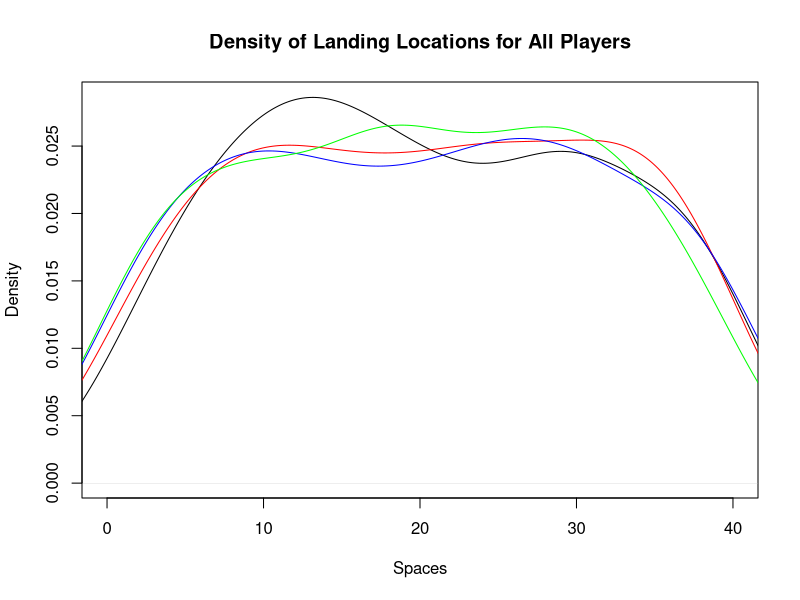
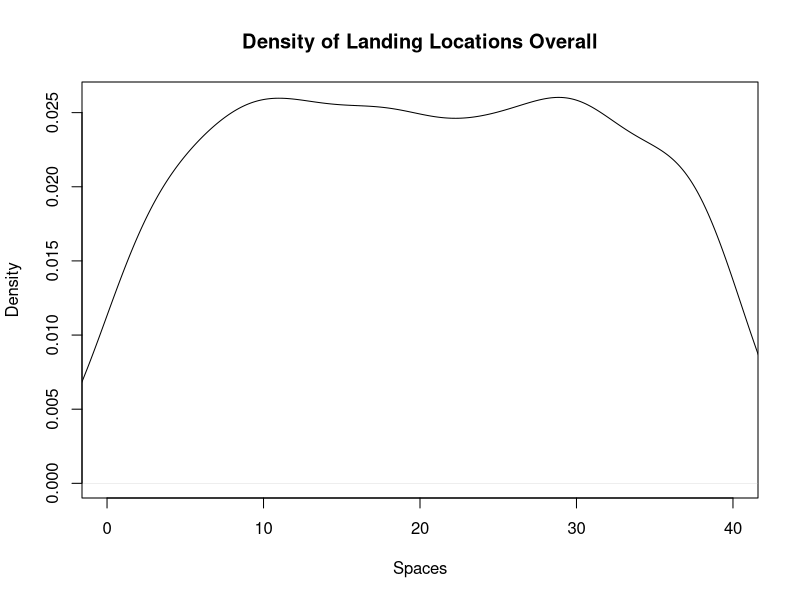
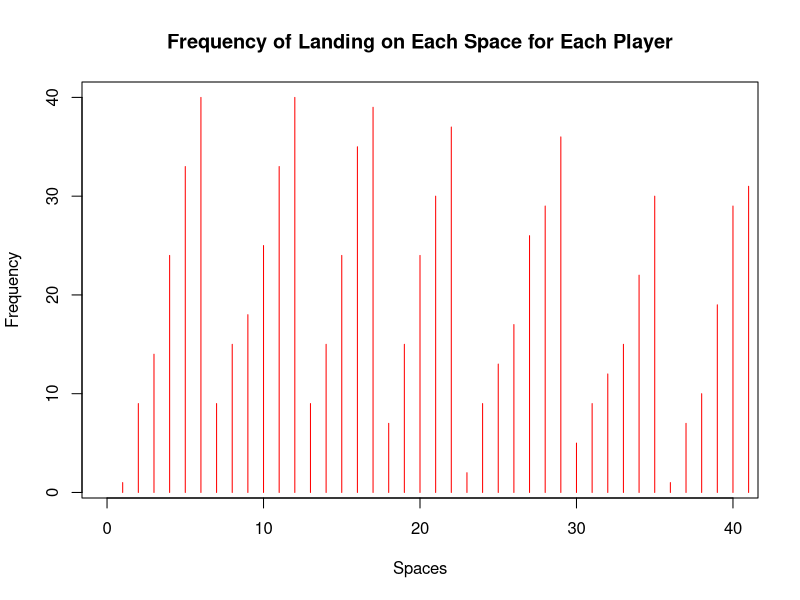
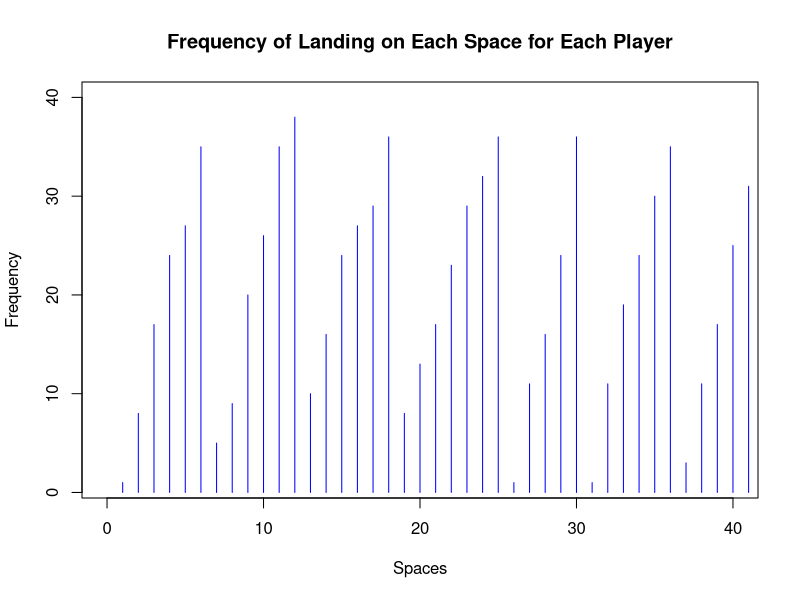
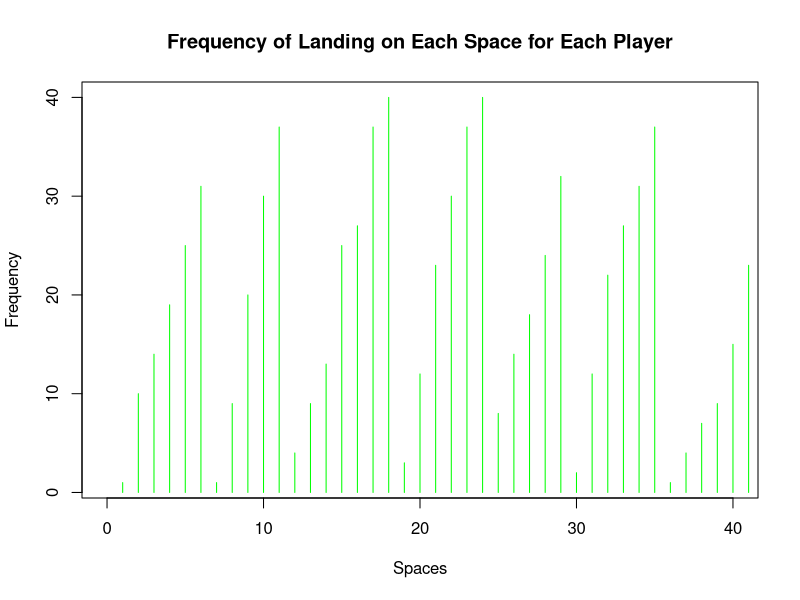
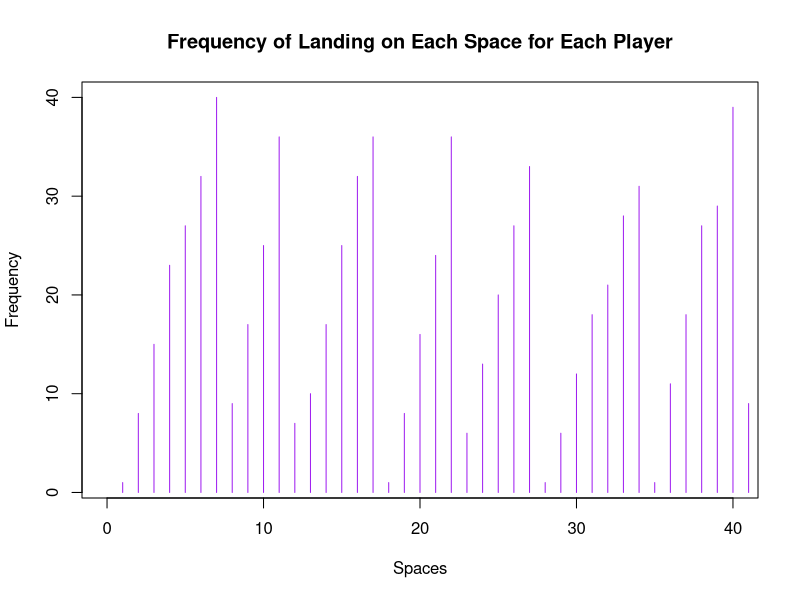
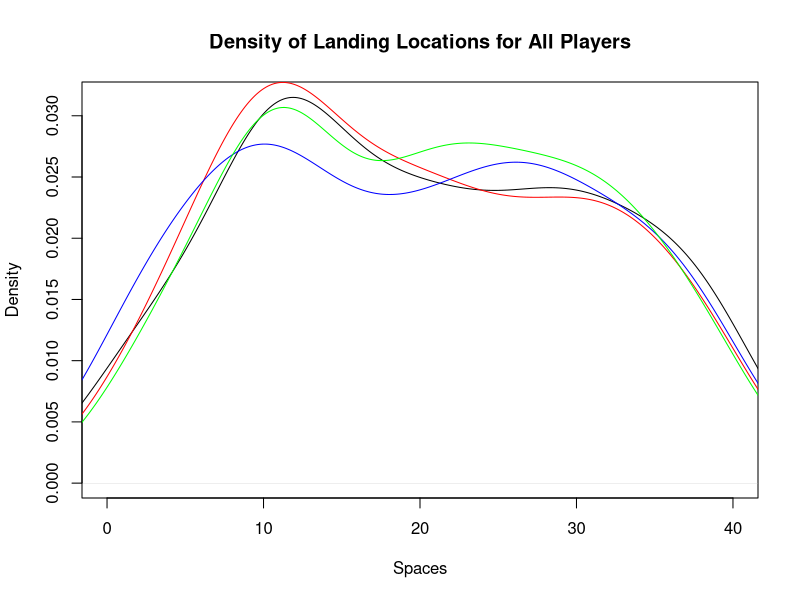
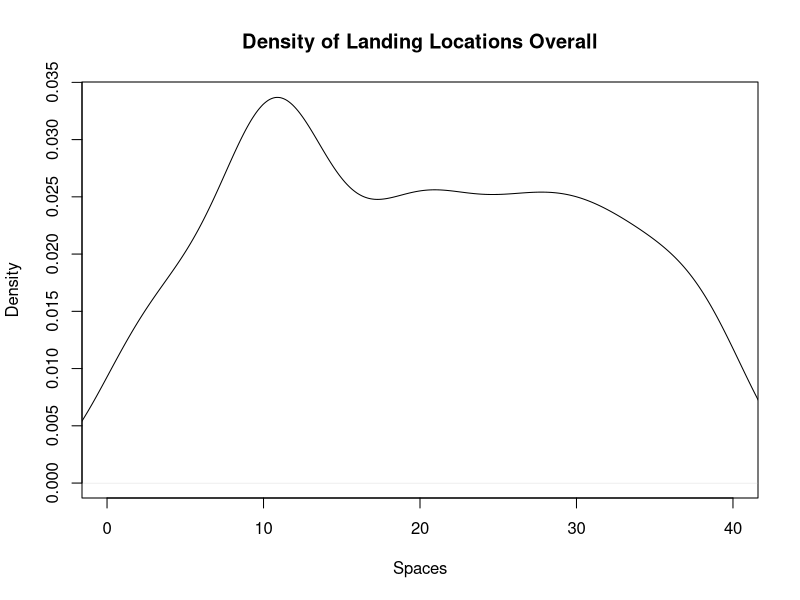

These figures' R source, in order:
## ---- chunk 1
knitr::opts_chunk$set(echo = TRUE)
## ---- chunk 2
library(dplyr)
library(ggplot2)
library(tidyverse)
## ---- chunk 3
monopolyBoard <- read.csv("MonopolyBoard.csv", header = T)
monopolyBoard
## ---- chunk 4
# Using dice rolls to determine where a player will land on the board
#input: "location", where the player is on the board
#output: the players new location on the board after the have rolled

#note that this is only accounting for standard dice rolls, no special rules yet...

lets_move = function(location) {
  dice_roll_1 <- sample(1:6, 1, replace = TRUE) #A random roll of a six-sided die
  dice_roll_2 <- sample(1:6, 1, replace = TRUE) #A random roll of a six-sided die
  
  roll_total <- sum(dice_roll_1, dice_roll_2) #The sum of the two rolls
  
  location = location + roll_total #Updating the player's location based on their rolls from the current turn
  
  if(location <= 40) { #if statement checking the players location
    location = location
  } else { #if the sum of the player's previous location and their rolls is greater than 40, this moves the player past GO and the start moving from space 1
    location = location - 40
  }
  
  print(location)
  
}

lets_move(20)
## ---- chunk 5
who_goes_first2 <- function(num_players){
  initial_rolls <- c()
  player_order <- length(num_players)
  for (i in 1:num_players) {
    player_i_roll <- sum(sample(1:6, 2, replace=TRUE))
    initial_rolls <- c(initial_rolls, player_i_roll) # vector of every player's first roll
  }
  
  if(sum(initial_rolls == max(initial_rolls)) >= 2){ # if more 1 person has the highest roll
    
    while (sum(initial_rolls == max(initial_rolls)) >= 2) { # keep rolling as long as players are tied
      tied_players <- which(initial_rolls==max(initial_rolls)) # identify which players tied

      tie_breaker_rolls <- c()
      for (i in tied_players) { # tied players roll again
       player_i_roll2 <- sum(sample(1:6, 2, replace=TRUE))
       tie_breaker_rolls <- c(tie_breaker_rolls, player_i_roll2)
       initial_rolls <- tie_breaker_rolls # update initial rolls
      }
    }
    highest_roll <- max(tie_breaker_rolls)
    highest_player <- tied_players[which(tie_breaker_rolls == highest_roll)]
  }
  
  else {
    highest_player <- which.max(initial_rolls) # who rolled the highest number
  
    # creating player order
    player_order[1] <- as.integer(highest_player)

    for (j in 2:num_players) {
    
      player_order[j] <- as.integer(player_order[j-1] + 1)
      if (player_order[j] > num_players) {
        player_order[j] <- 1
      }
    }
    #print(player_order)
  }
  playerlist <- (list(highest_player, player_order))
  return(playerlist)
}

who_goes_first2(4)
## ---- chunk 6
#A function to play Monopoly!
#Utilizes lets_move to move the players around the board
#input: "turns"; the amount of turns each player will take (i.e. the number of rounds in the game), "players"; a numeric value 1-4 representing the number of players in the game
#output: a dataframe showing each players' location after each of their turns; a density plot showing each players' location data throughout the game; a density plot showing the overall location data throughout the game

lets_play = function(turns, players) {
  
  location_data <- as.data.frame(matrix(nrow = turns, ncol = players)) # dataframe will keep data for locations of players for each turn
  
  # puts players in order
  colnames(location_data) <- who_goes_first2(players)[[2]]
  
  location = 1 #initializes the player at space 1 (i.e. GO!)
  location_data[1,] <- location

  for (i in 2:turns) { # iterates through number of turns
    for (j in 1:players) { # rotates through each player
      location = lets_move(location_data[i-1,j])[[1]] # takes location from lets_move2 function and assigns it to location
      location_data[i,j] <- as.integer(location) # puts location value into the dataframe of locations for each player
    }
  }
print(location_data) 


 ########################## plots ###############################

 #vector of colors
  colors <- c("red", "blue", "green","purple")
  
  # creates density plot of frequency of landing on each space for each player
  plot(density(location_data[,1]), xlim = c(0,40), col = "black", xlab="Spaces", main= "Density of Landing Locations for All Players")
  
  for (k in 2:players) {
    lines(density(location_data[,k]), col = colors[k-1]) # adds a density line for each player after the first
  }
  
  # creates density plot for total frequency landing on each space (all players spaces included)
  all_spaces <- as.vector(as.matrix(location_data))
  plot(density(all_spaces), xlim = c(0,40), col = "black", xlab="Spaces", main="Density of Landing Locations Overall")
  
  #creates frequency plot for frequency of landing on certain spaces for each player
  for(k in 1:players){
  plot(location_data[,k], xlim= c(0,40), col=colors[k], type="h", xlab="Spaces", ylab="Frequency", main="Frequency of Landing on Each Space for Each Player")
  }

}

lets_play(100, 4)

## ---- chunk 7
#Double Down -- addition of jail and double rolls

#Incorporating double rolls and sending players to jail when the players are rolling and moving
#input: "location"; a numeric value 1 to 40; where the player in on the board
#output: the players new location on the board

lets_move2 = function(location) {
  dice_roll_1 <- sample(1:6, 1, replace = TRUE) #a standard, six-sided dice roll
  dice_roll_2 <- sample(1:6, 1, replace = TRUE) #a standard, six-sided dice roll
  
  roll_total <- sum(dice_roll_1, dice_roll_2) #the sum of the two dice rolls
  roll_double <- dice_roll_1 == dice_roll_2 #checking if the player rolled a double
  
    location = location + roll_total # updates location to be previous location + roll total
    double3 = "false" # double3 is assigned "true" if the player double rolls 3x (as seen in if statement below), otherwise it is assigned "false" 
    
  # first double roll -> roll again
  if (roll_double == TRUE) { #checks if the player rolled a double with their first two rolls. if "TRUE", the player rolls again
    dice_roll_3 <- sample(1:6, 1, replace = TRUE) #the player's third dice roll
    dice_roll_4 <- sample(1:6, 1, replace = TRUE) #the player's fourth dice roll
    
    roll_total2 <- sum(dice_roll_3, dice_roll_4) #the sum of the player's third and fourth rolls
    roll_double2 <- dice_roll_3 == dice_roll_4 #checks to see if the player rolled a double again
    
    location = location + roll_total2 #the player's new location
    double3 = "false"
    
    # if player is at a location past 40, subtract 40 so they go back to the GO space at location "41"
    # this is included in each if statement below so that it applies if player has to roll again
    if (location <= 40) { #checks to make sure that the player's location isn't over 40 (i.e not on the board)
      location = location
    } else { #If greater than 40, it subtracts 40 from location to allow player to continue to move on the board
      location = location - 40
    }
     
      # second double roll -> roll again
      if (roll_double2 == TRUE) { #if the player has rolled two doubles, they roll again
        dice_roll_5 <- sample(1:6, 1, replace = TRUE) #the player's fifth roll
        dice_roll_6 <- sample(1:6, 1, replace = TRUE) #the player's sixth roll
    
        roll_total3 <- sum(dice_roll_5, dice_roll_6) #the sum of the fifth and sixth roll
        roll_double3 <- dice_roll_5 == dice_roll_6 #checking to see if the player rolled a third double
    
        location = location + roll_total3 #the players new location
        double3 = "false"
        
        if (location <= 40) { #checks the player's location again
          location = location
        } else {
          location = location - 40
        }
        
        # third double roll -> go to jail
          if (roll_double3 == TRUE) { #checks if the player rolled three doubles in a row, if TRUE, the players goes to jail (space 11)
            location = monopolyBoard$spaces[monopolyBoard$name == "Jail"]
            double3 = "true"
          }
      }
  }  
    
  if (location <= 40) { #checks the players location on the board
    location = location
  } else {
    location = location - 40
  }
  
  listdata <- (list(location, double3)) # creates list for outputs "location" and "double3"
  # if you need to access location from this function, use lets_move2(location_data[i-1,j])[[1]]
  # if you need to access double3, use lets_move2(double3)[[2]]
  return(listdata)
  
}
## ---- chunk 8
#A function to move players around the board while incorporating double rolls and going to jail
#input: "turns"; the amount of turns each player takes (i.e. how many rounds the game is), "players"; a numeric value 1-4 representing the number of players in the game
#output: a dataframe showing each players' location after each of their turns; a density plot showing each players' location data throughout the game; a density plot showing the overall location data throughout the game

lets_play2 = function(turns, players) {
  
  
  location_data <- as.data.frame(matrix(nrow = turns, ncol = players)) # dataframe will keep data for locations of players for each turn
  double3data <- as.data.frame(matrix(nrow = turns, ncol = players)) # dataframe will say "true" if player double rolled 3x (which lands them in jail) and "false" if they didn't double roll 3x
  
    # puts players in order
    colnames(location_data) <- who_goes_first2(players)[[2]]
  
    location = 1 # each player starts at location 1
    location_data[1,] <- location
    double3 = 0 # initializing "double3" which will be later assigned a "true" or "false" based on if player double rolled 3x
  
    for (i in 2:turns) { # iterates through number of turns
      
        for (j in 1:players) { # rotates through each player
          
        location = lets_move2(location_data[i-1,j])[[1]] # takes location from lets_move2 function and assigns it to location
        location_data[i,j] <- as.integer(location) # puts location value into the dataframe of locations for each player
        double3data[i,j] <- lets_move2(double3)[[2]] # takes "true" or "false" value from double3 and adds it to double3data dataframe
        
      # deals with landing in jail from "go to jail" space and staying there for next 3 turns
      if (31 %in% location_data[i-1,j]) { # if you landed on 31 in the last turn (i-1 turn), you go to jail (space 11) for the ith turn
        location <- 11
        location_data[i,j] <- as.integer(location) # new location is 11
      } else if (11 %in% location_data[i-1,j] & 31 %in% location_data[i-2,j]) { # if you were on space 11 last turn AND you were on space 31 2 turns ago, you stay in jail (space 11) for turn i
        location <- 11
        location_data[i,j] <- as.integer(location)
      } else if (11 %in% location_data[i-2,j] & 31 %in% location_data[i-3,j]) {
        location <- 11
        location_data[i,j] <- as.integer(location)
      }
        
      # landing in jail from 3x double roll and staying there for next 3 turns
      if (11 %in% location_data[i,j] & "true" %in% double3data[i-1,j]) { # if player's location is 11 (jail) and double3data is"true" (player double rolled 3x), player stays in jail. all 3 if/else if statements keep player in jail for the next 3 turns
        location <- 11
        location_data[i,j] <- as.integer(location)
      } else if (11 %in% location_data[i-1,j] & "true" %in% double3data[i-2,j]) { # 
        location <- 11
        location_data[i,j] <- as.integer(location)
      } else if (11 %in% location_data[i-2,j] & "true" %in% double3data[i-3,j]) {
        location <- 11
        location_data[i,j] <- as.integer(location)
      }
        
    }
  }
  print(location_data)
  print(double3)
  
  
  ########################## plots ###############################

 #vector of colors
  colors <- c("red", "blue", "green","purple")
  
  # creates density plot of frequency of landing on each space for each player
  plot(density(location_data[,1]), xlim = c(0,40), col = "black", xlab="Spaces", main= "Density of Landing Locations for All Players")
  
  for (k in 2:players) {
    lines(density(location_data[,k]), col = colors[k-1]) # adds a density line for each player after the first
  }
  
  # creates density plot for total frequency landing on each space (all players spaces included)
  all_spaces <- as.vector(as.matrix(location_data))
  plot(density(all_spaces), xlim = c(0,40), col = "black", xlab="Spaces", main="Density of Landing Locations Overall")
  
  #creates frequency plot for frequency of landing on certain spaces for each player
  for(k in 1:players){
  plot(location_data[,k], xlim= c(0,40), col=colors[k], type="h", xlab="Spaces", ylab="Frequency", main="Frequency of Landing on Each Space for Each Player")
  }
 
}
 
lets_play2(100, 4)
## ---- chunk 9

Card_Numbers <- c(1, 2, 3, 4, 5, 6, 7, 8, 9, 10, 11, 12, 13, 14, 15, 16) # the card numbers

Chance_Cards <- c("Advance to Boardwalk", "Advance to Go (Collect $200)", "Advance to Illinois Avenue. If you pass Go, collect $200", "Advance to St. Charles Place. If you pass Go, collect $200", "Advance to the nearest Railroad. If unowned, you may buy it from the Bank. If owned, pay owner twice the rental to which they are otherwise entitled", "Advance to the nearest Railroad. If unowned, you may buy it from the Bank. If owned, pay owner twice the rental to which they are otherwise entitled", "Advance token to nearest Utility. If unowned, you may buy it from the Bank. If owned, throw dice and pay owner a total ten times amount thrown", "Bank pays you dividend of $50", "Get Out of Jail Free", "Go Back 3 Spaces", "Go to Jail. Go directly to Jail, do not pass Go, do not collect $200", "Make general repairs on all your property. For each house pay $25. For each hotel pay $100", "Speeding fine $15", "Take a trip to Reading Railroad. If you pass Go, collect $200", "You have been elected Chairman of the Board. Pay each player $50", "Your building loan matures. Collect $150") # the card information

Chance <- data.frame(Chance_Cards, Card_Numbers) #a dataframe associating each chance card with a number



Community_Chest_Cards <- c("Advance to Go (Collect $200)", "Bank error in your favor. Collect $200", "Doctor’s fee. Pay $50", "From sale of stock you get $50", "Get Out of Jail Free", "Go to Jail. Go directly to jail, do not pass Go, do not collect $200", "Holiday fund matures. Receive $100", "Income tax refund. Collect $20", "It is your birthday. Collect $10 from every player", "Life insurance matures. Collect $100", "Pay hospital fees of $100", "Pay school fees of $50", "Receive $25 consultancy fee", "You are assessed for street repair. $40 per house. $115 per hotel", "You have won second prize in a beauty contest. Collect $10", "You inherit $100") # the card information

Community_Chest <- data.frame(Community_Chest_Cards, Card_Numbers) #a dataframe associating each community chest card with a number
## ---- chunk 10
#A function that randomly selects a numeric value 1:16 representing a Chance card and updates the player's location based on the card information
#input: "location"; a numeric value 1:40 representing the player's location on the board
#output: the player's new location on the board

Drawing_Chance = function(location) {
  location = location #the player's current location
  draw_card <- sample(1:16, 1, replace = TRUE) #randomly selecting a card from 1:16
  player_card <- Chance$Chance_Cards[draw_card] #finding the card in the Chance deck
  print(player_card)

#The following if statements update the player's location based on the card that was drawn (if applicable)  
      if(draw_card == 1) {
        location = 1
      }
      
      if(draw_card == 2) {
        location = 1
      }
      
      if(draw_card == 3) {
        location = 25
      }
  
      if(draw_card == 4){
        location = 12
      }
    
      if(draw_card == 5){ #takes into account which space the player is nearest to to determine updated location
        if(location >= 37 && location <= 5){
              location = 6
            } else {
              if (location >= 6 && location <= 15){
                location = 16
              } else {
                if(location >= 16 && location <= 25){
                  location = 26
                } else {
                  location = 36
                }
              }
            }
    }
  
    if(draw_card == 6){ #takes into account which space the player is nearest to to determine updated location
        if(location >= 37 && location <= 5){
              location = 6
            } else {
              if (location >= 6 && location <= 15){
                location = 16
              } else {
                if(location >= 16 && location <= 25){
                  location = 26
                } else {
                  location = 36
                }
              }
            }
    }
  
    if(draw_card == 7){ #takes into account which space the player is nearest to to determine updated location
        if(location >= 29 && location <= 12){
              location = 13
            } else {
              location = 29
    }
  }
  
    if(draw_card == 11) {
      location = 11
    }
  
    if(draw_card == 14) {
      location = 6
    }
  
    if(draw_card == 10) {
      location = location - 3
    }
  
    location = location
    return(location)
}


#A function that randomly selects a numeric value 1:16 representing a Community Chest card and updates the player's location based on the card information
#input: "location"; a numeric value 1:40 representing the player's location on the board
#output: the player's new location on the board

Drawing_Community_Chest = function(location) {
  location = location #the player's current location
  draw_card_chest <- sample(1:16, 1, replace = TRUE) #randomly selecting a card from 1:16
  player_card_chest <- Community_Chest$Community_Chest_Cards[draw_card_chest] #finding the card in the Community Chest deck
  print(player_card_chest)

#The following if statements update the player's location based on the card that was drawn (if applicable) 
  if (draw_card_chest == 1) {
    location = 1
  } else {
    if (draw_card_chest == 6) {
    location = 11
    } else {
      location = location
    }
  
  }
  
  location = location 
  return(location)
}
## ---- chunk 11
#A function that expands on lets_move2 to add the actions of Community Chest and Chance spaces and their respective cards
#input: "location"; a numeric value 1 to 40; where the player in on the board
#output: the players new location on the board

lets_move3 = function(location) {
  dice_roll_1 <- sample(1:6, 1, replace = TRUE) 
  dice_roll_2 <- sample(1:6, 1, replace = TRUE) 
  
  roll_total <- sum(dice_roll_1, dice_roll_2)
  roll_double <- dice_roll_1 == dice_roll_2
  
    location = location + roll_total
    double3 = "false"


  if (location <= 40) {
      location = location
  } else {
      location = location - 40
  }
   
  
  if(location == 8 || location == 23 || location == 27) { #check's if the player's location is a Chance space
    location = Drawing_Chance(location) #if TRUE, the player draws a Chance card using the Drawing_Chance function which updates their location
  }
  
  if(location == 3 || location == 18 || location == 34) { #check's if the player's location is a Community Chest space
    location = Drawing_Community_Chest(location) #if TRUE, the player draws a Community Chest card using the Drawing_Community_Chest which updates their location
  }
    
  # first double roll -> roll again
  if (roll_double == TRUE) {
    dice_roll_3 <- sample(1:6, 1, replace = TRUE)
    dice_roll_4 <- sample(1:6, 1, replace = TRUE)
    
    roll_total2 <- sum(dice_roll_3, dice_roll_4)
    roll_double2 <- dice_roll_3 == dice_roll_4
    
    location = location + roll_total2
    double3 = "false"
    
    if (location <= 40) {
      location = location
    } else {
      location = location - 40
    }
    
    
    if(location == 8 || location == 23 || location == 27) { #check's if the player's location is a Chance space
    location = Drawing_Chance(location) #if TRUE, the player draws a Chance card using the Drawing_Chance function which updates their location
    }
  
  if(location == 3 || location == 18 || location == 34) { #check's if the player's location is a Community Chest space
    location = Drawing_Community_Chest(location) #if TRUE, the player draws a Community Chest card using the Drawing_Community_Chest which updates their location
    }
     
      # second double roll -> roll again
      if (roll_double2 == TRUE) {
        dice_roll_5 <- sample(1:6, 1, replace = TRUE)
        dice_roll_6 <- sample(1:6, 1, replace = TRUE)
    
        roll_total3 <- sum(dice_roll_5, dice_roll_6)
        roll_double3 <- dice_roll_5 == dice_roll_6
    
        location = location + roll_total3
        double3 = "false"
        
        if (location <= 40) {
          location = location
        } else {
          location = location - 40
        }
        
        if(location == 8 || location == 23 || location == 27) { #check's if the player's location is a Chance space
          location = Drawing_Chance(location) #if TRUE, the player draws a Chance card using the Drawing_Chance function which updates their location
        }
  
        if(location == 3 || location == 18 || location == 34) { #check's if the player's location is a Community Chest space
          location = Drawing_Community_Chest(location) #if TRUE, the player draws a Community Chest card using the Drawing_Community_Chest which updates their location
         
        }
        
        # third double roll -> go to jail
          if (roll_double3 == TRUE) {
            location = monopolyBoard$spaces[monopolyBoard$name == "Jail"]
            double3 = "true"

          }
      }
  }  
   
  location = location 

  listdata <- (list(location, double3))
  return(listdata)
  
}
